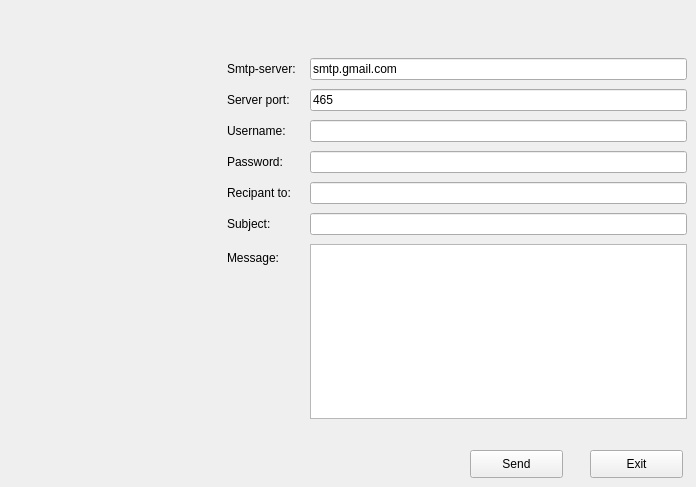
   <widget class="QWidget" name="tab_5">
    <attribute name="title">
     <string>Mailing</string>
    </attribute>
    <widget class="QLabel" name="label_56">
     <property name="geometry">
      <rect>
       <x>227</x>
       <y>213</y>
       <width>48</width>
       <height>22</height>
      </rect>
     </property>
     <property name="text">
      <string>Subject:</string>
     </property>
    </widget>
    <widget class="QLabel" name="label_57">
     <property name="geometry">
      <rect>
       <x>227</x>
       <y>182</y>
       <width>69</width>
       <height>22</height>
      </rect>
     </property>
     <property name="text">
      <string>Recipant to:</string>
     </property>
    </widget>
    <widget class="QPushButton" name="sendBtn">
     <property name="geometry">
      <rect>
       <x>470</x>
       <y>450</y>
       <width>93</width>
       <height>28</height>
      </rect>
     </property>
     <property name="text">
      <string>Send</string>
     </property>
    </widget>
    <widget class="QPushButton" name="exitBtn">
     <property name="geometry">
      <rect>
       <x>590</x>
       <y>450</y>
       <width>93</width>
       <height>28</height>
      </rect>
     </property>
     <property name="text">
      <string>Exit</string>
     </property>
    </widget>
    <widget class="QLineEdit" name="port_2">
     <property name="geometry">
      <rect>
       <x>310</x>
       <y>89</y>
       <width>377</width>
       <height>22</height>
      </rect>
     </property>
     <property name="text">
      <string>465</string>
     </property>
    </widget>
    <widget class="QLabel" name="label_58">
     <property name="geometry">
      <rect>
       <x>227</x>
       <y>151</y>
       <width>60</width>
       <height>22</height>
      </rect>
     </property>
     <property name="text">
      <string>Password:</string>
     </property>
    </widget>
    <widget class="QLabel" name="label_59">
     <property name="geometry">
      <rect>
       <x>227</x>
       <y>58</y>
       <width>76</width>
       <height>22</height>
      </rect>
     </property>
     <property name="text">
      <string>Smtp-server:</string>
     </property>
    </widget>
    <widget class="QLineEdit" name="rcpt_2">
     <property name="geometry">
      <rect>
       <x>310</x>
       <y>182</y>
       <width>377</width>
       <height>22</height>
      </rect>
     </property>
    </widget>
    <widget class="QLabel" name="label_60">
     <property name="geometry">
      <rect>
       <x>227</x>
       <y>244</y>
       <width>55</width>
       <height>28</height>
      </rect>
     </property>
     <property name="text">
      <string>Message:</string>
     </property>
    </widget>
    <widget class="QLineEdit" name="uname_2">
     <property name="geometry">
      <rect>
       <x>310</x>
       <y>120</y>
       <width>377</width>
       <height>22</height>
      </rect>
     </property>
    </widget>
    <widget class="QLineEdit" name="paswd_2">
     <property name="geometry">
      <rect>
       <x>310</x>
       <y>151</y>
       <width>377</width>
       <height>22</height>
      </rect>
     </property>
     <property name="inputMask">
      <string/>
     </property>
     <property name="echoMode">
      <enum>QLineEdit::Password</enum>
     </property>
    </widget>
    <widget class="QLineEdit" name="subject_2">
     <property name="geometry">
      <rect>
       <x>310</x>
       <y>213</y>
       <width>377</width>
       <height>22</height>
      </rect>
     </property>
    </widget>
    <widget class="QPlainTextEdit" name="msg_2">
     <property name="geometry">
      <rect>
       <x>310</x>
       <y>244</y>
       <width>377</width>
       <height>175</height>
      </rect>
     </property>
    </widget>
    <widget class="QLabel" name="label_61">
     <property name="geometry">
      <rect>
       <x>227</x>
       <y>89</y>
       <width>70</width>
       <height>22</height>
      </rect>
     </property>
     <property name="text">
      <string>Server port:</string>
     </property>
    </widget>
    <widget class="QLabel" name="label_62">
     <property name="geometry">
      <rect>
       <x>227</x>
       <y>120</y>
       <width>63</width>
       <height>22</height>
      </rect>
     </property>
     <property name="text">
      <string>Username:</string>
     </property>
    </widget>
    <widget class="QLineEdit" name="server_2">
     <property name="geometry">
      <rect>
       <x>310</x>
       <y>58</y>
       <width>377</width>
       <height>22</height>
      </rect>
     </property>
     <property name="text">
      <string>smtp.gmail.com</string>
     </property>
    </widget>
   </widget>
